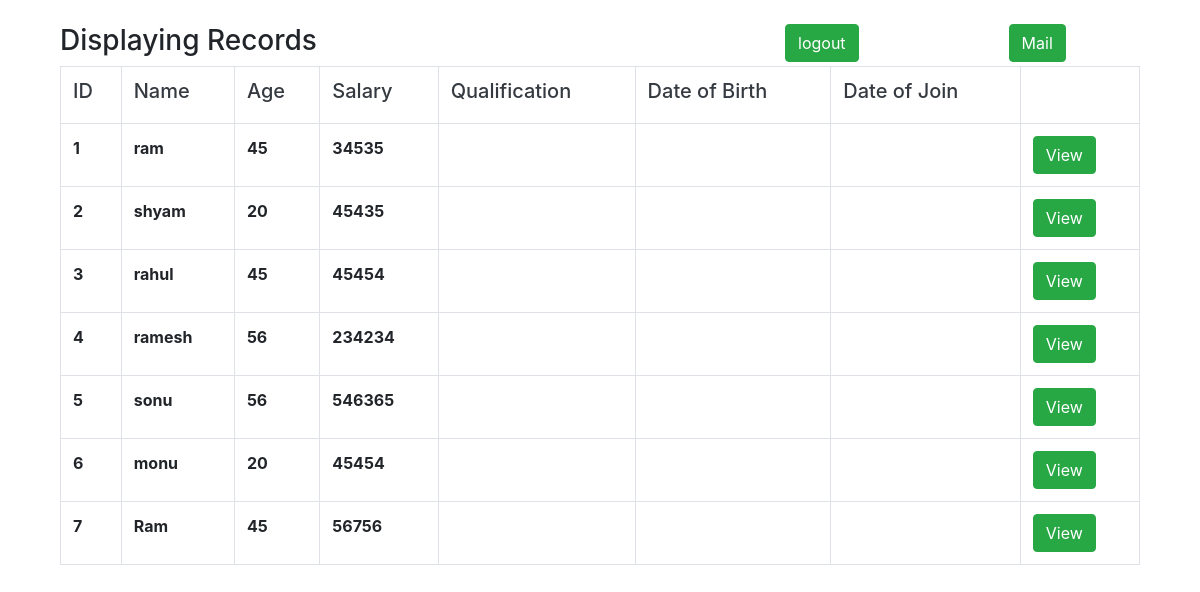
The page /display_location_head.php (signed in) on the database its author committed.
### tables this page shows
CREATE TABLE IF NOT EXISTS `employee` (
  `id` int(4) NOT NULL AUTO_INCREMENT,
  `aid` int(11) NOT NULL,
  `name` varchar(30) NOT NULL,
  `age` int(4) NOT NULL,
  `salary` int(20) NOT NULL,
  PRIMARY KEY (`id`)
);

### display_location_head.php (the view, shortened to what this page needs)
<!DOCTYPE html>
<html>
<head>
	<link href="https://stackpath.bootstrapcdn.com/bootstrap/4.1.1/css/bootstrap.min.css" rel="stylesheet">
</head>
<body>
<div class="container">
	<div class="col-lg-12"><br>
		<div class="row">
		<h3 class="col-lg-8">Displaying Records</h3>
		<a href="logout.php" class="" style="margin-right:150px;"><button class="btn btn-success " name="logout">logout</button></a><a href="mymail.php" class=""><button class="btn btn-success " name="Mail">Mail</button></a>
        </div>
		<table class="table table-stripped table-hover table-bordered">
			<tr class="text-dark">
				<th><h5>ID</h5></th>
				<th><h5>Name</h5></th>
				<th><h5>Age</h5></th>
				<th><h5>Salary</h5></th>
				<th><h5>Qualification</h5></th>
				<th><h5>Date of Birth</h5></th>
				<th><h5>Date of Join</h5></th>
			</tr>
			<?php
include 'conn.php';
$q="select * from employee";
$query = mysqli_query($conn,$q);
while ($res = mysqli_fetch_array($query)) {
?>
			<tr>
				<th><?php echo $res['id'] ?></th>
				<th><?php echo $res['name'] ?></th>
				<th><?php echo $res['age'] ?></th>
				<th><?php echo $res['salary'] ?></th>
				<th><?php echo $res['qualification'] ?></th>
				<th><?php echo $res['date_of_birth'] ?></th>
				<th><?php echo $res['date_of_join'] ?></th>
				<th><a  href="view_location_head.php?id=<?php echo $res['id']; ?>" class="text-white"><button class="btn btn-success">View</button></a></th>
			</tr>
<?php }
?>
		</table>
	</div>
</div>
</body>
</html>

### rows shown on the page
employee: id "1", name "ram", age "45", salary "34535"
employee: id "2", name "shyam", age "20", salary "45435"
employee: id "3", name "rahul", age "45", salary "45454"
employee: id "4", name "ramesh", age "56", salary "234234"
employee: id "5", name "sonu", age "56", salary "546365"
employee: id "6", name "monu", age "20", salary "45454"
employee: id "7", name "Ram", age "45", salary "56756"
